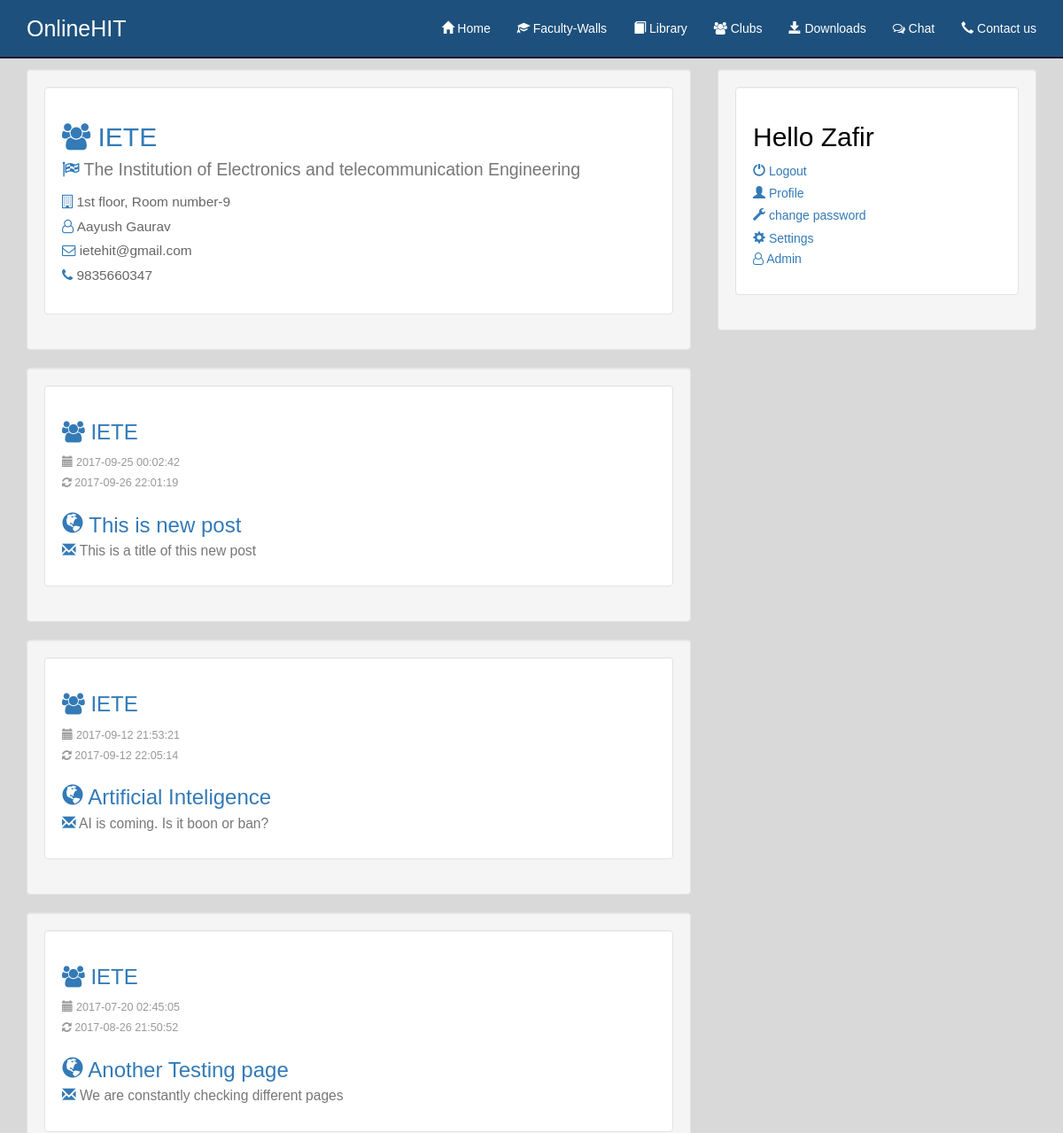
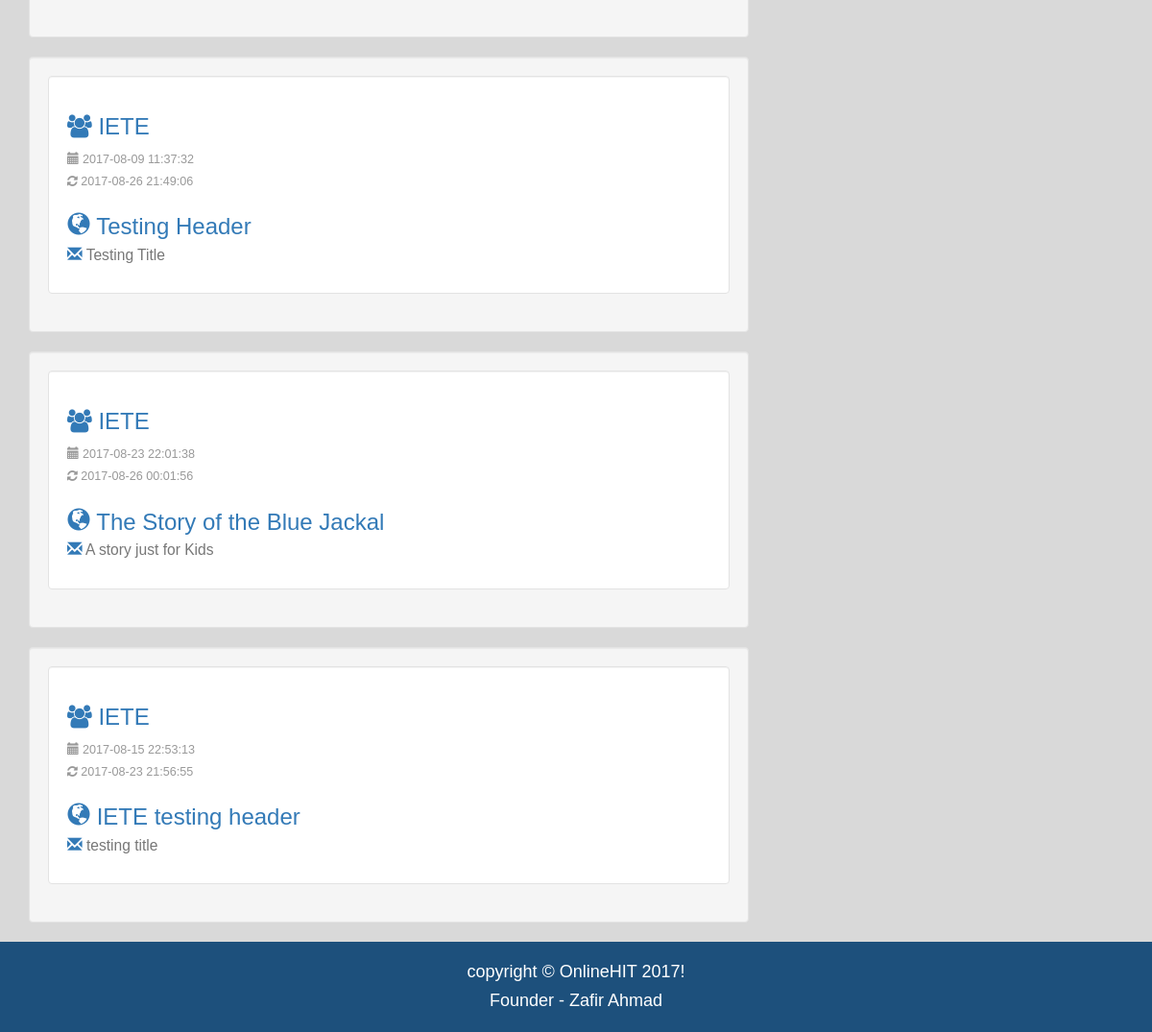
The app's page /iete.php (signed in) with its own data (2 pictures, top to bottom).
### tables this page shows
CREATE TABLE IF NOT EXISTS `club_news` (
`id` int(11) NOT NULL,
  `posted_by` int(11) NOT NULL,
  `group_name` varchar(10) NOT NULL,
  `heading` varchar(75) NOT NULL,
  `title` varchar(200) NOT NULL,
  `body` text NOT NULL,
  `slug` varchar(32) NOT NULL,
  `generated` timestamp NULL DEFAULT NULL,
  `created` timestamp NOT NULL DEFAULT CURRENT_TIMESTAMP ON UPDATE CURRENT_TIMESTAMP,
  `updated` timestamp NULL DEFAULT NULL,
  `updated_by` int(11) DEFAULT NULL,
  `deleted` timestamp NULL DEFAULT NULL,
  `deleted_by` int(11) DEFAULT NULL,
  `hidden` int(1) NOT NULL DEFAULT '0'
);

CREATE TABLE IF NOT EXISTS `users` (
`user_id` int(11) NOT NULL,
  `username` varchar(50) NOT NULL,
  `password` varchar(32) NOT NULL,
  `first_name` varchar(30) NOT NULL,
  `last_name` varchar(30) NOT NULL,
  `email` varchar(1024) NOT NULL,
  `email_code` varchar(32) NOT NULL,
  `active` int(11) NOT NULL DEFAULT '0',
  `type` varchar(20) NOT NULL DEFAULT '0',
  `department` varchar(5) NOT NULL,
  `member` varchar(20) DEFAULT NULL,
  `year` int(1) NOT NULL,
  `uni_roll` bigint(20) DEFAULT NULL,
  `uni_reg` bigint(20) DEFAULT NULL,
  `college_id` varchar(20) DEFAULT NULL,
  `course_duration` int(2) NOT NULL,
  `batch` int(1) NOT NULL,
  `gender` varchar(1) NOT NULL,
  `allow_email` int(1) NOT NULL DEFAULT '1',
  `profile` varchar(55) NOT NULL,
  `details` int(1) NOT NULL DEFAULT '0',
  `faculty` int(1) NOT NULL DEFAULT '0',
  `joined_on` timestamp NOT NULL DEFAULT CURRENT_TIMESTAMP ON UPDATE CURRENT_TIMESTAMP
);

### iete.php (called while the page is built, shortened)
<?php
include "core/init.php";
include "includes/overall/header.php";
	iete_official_card();
	find_pages('iete');
?>
<?php include "includes/overall/footer.php";?>

### core/functions/cards.php (called while the page is built)
<?php
	function iete_official_card()
	{
		$name 			= 'IETE';
		$title 			= 'The Institution of Electronics and telecommunication Engineering';
		$office 		= '1st floor, Room number-9';
		$head 			= 'Aayush Gaurav';
		$email 			= 'ietehit@gmail.com';
		$contact 		= '9835660347';
		make_club_card($name,$title,$office,$head,$email,$contact);
	}
 ?>

### core/functions/general.php (called while the page is built, shortened)
<?php
	function sanitize($data)
	{
		global $db;
		return htmlentities(strip_tags(mysqli_real_escape_string($db,$data)));
	}
		?>

### core/functions/users.php (called while the page is built, shortened)
			<?php
function user_data($user_id)
{
	global $db;
	$user_id = (int)$user_id;
	$func_num_args = func_num_args();
	$func_get_args = func_get_args();
	if($func_num_args > 1){
		unset($func_get_args[0]);
		$fields 	= "`".implode("`, `", $func_get_args)."`";
		if($result 	= $db->query("SELECT $fields FROM `users` WHERE `user_id` = $user_id"))
		{
			$data 		= $result->fetch_assoc();
			return $data;
		}
	}
}
function logged_in(){
	return (isset($_SESSION['user_id'])) ? true : false;
}
?>

### core/init.php (called while the page is built, shortened)
<?php
	require "database/connect.php";
	require "functions/users.php";
	require "functions/general.php";
	require "functions/pages.php";
	require "functions/cards.php";
	if(logged_in() === true)
	{
		$session_user_id = $_SESSION['user_id'];
		$user_data = user_data($session_user_id,'user_id','username','password','first_name','last_name','email','email_code','type','department','member','year','batch','gender','details','uni_roll','uni_reg','college_id','faculty');
	}
?>

### core/functions/pages.php (the view, shortened to what this page needs)
			<?php
function find_pages($group)
{
	global $db;
	$group = sanitize($group);
	if($result = $db->query("SELECT * FROM `club_news` WHERE `hidden` = 0 AND `group_name` = '$group' ORDER BY `created` DESC LIMIT 50"))
	{
		while($row = $result->fetch_object())
		{
			?>
		<div class="well">
			<div class="well well-wb">
				<h3><a href="<?php echo $row->group_name.'.php'; ?>">
					<span class="fa fa-users" aria-hidden="true"></span> <?php echo strtoupper($row->group_name); ?></a>
				</h3>
				<ul>
					<li title="Posted on" class="time">
						<span class="glyphicon glyphicon-calendar" aria-hidden="true"></span>
						<?php echo $row->generated; ?>
					</li>
					<?php
						if($row->updated !== NULL)
						{
							?>
					<li class="time"  title="Updated on">
						<span class="fa fa-refresh" aria-hidden="true"></span> <?php echo $row->updated; ?>
					</li>
							<?php
						}
					 ?>
					<li>
						<h3><a href="viewpage.php?slug=<?php echo $row->slug; ?>">
							<span class="glyphicon glyphicon-globe"></span>
								<?php echo $row->heading; ?>
							</a>
							<br>
							<small>
							<span class="glyphicon glyphicon-envelope well-blue"></span>
								<?php echo $row->title; ?>
							</small>
						</h3>
					</li>
				</ul>
			</div>
		</div>
			<?php
		}
	}
}
	?>
	<?php
function make_club_card($name,$title,$office,$head,$email,$contact)
{
				?>
	<div class="well">
		<div class="well well-wb">
			<h2><a href="iete.php"><span class="fa fa-users" aria-hidden="true"></span> <?php echo $name; ?> </a><br>
				<small>
				<span class="fa fa-flag-checkered well-blue" aria-hidden="true"></span>
					<?php echo $title; ?>
				</small>
			</h2>
			<ul>
				<li class="time-h" title='Office address'>
					<span class="fa fa-building-o well-blue" aria-hidden="true"></span>
						<?php echo $office; ?>
				</li>
				<li class="time-h" title="Head of the organisation">
					<span class="fa fa-user-o well-blue" aria-hidden="true"></span>
						<?php echo $head; ?>
				</li>
				<li class="time-h" title="Email: <?php echo $email; ?>">
					<span class="fa fa-envelope-o well-blue" aria-hidden="true"></span>
						<?php echo $email; ?>
				</li>
				<li class="time-h" title="Contact no: <?php echo $contact; ?>">
					<span class="fa fa-phone well-blue" aria-hidden="true"></span>
						<?php echo $contact; ?>
				</li>
			</ul>
		</div>
	</div>
	<?php
}
?>

### includes/overall/header.php
<!DOCTYPE html>
<html>
<?php include 'includes/head.php'; ?>
<body>
	<?php include 'includes/header.php'; ?>
	<section class="container gsp">
		<div class="row">
			<div class="col-md-8"  id='main_body'>

### includes/head.php (shortened to what this page needs)
<head>
	<link rel="stylesheet" type="text/css" href="css/bootstrap.css">
	<link rel="stylesheet" href="https://maxcdn.bootstrapcdn.com/bootstrap/3.3.7/css/bootstrap.min.css">
	<link rel="stylesheet" type="text/css" href="https://maxcdn.bootstrapcdn.com/font-awesome/4.7.0/css/font-awesome.min.css">
	<link rel="stylesheet" type="text/css" href="css/main.css">
	<link rel="stylesheet" type="text/css" href="css/general.css">
	<link rel="stylesheet" type="text/css" href="css/main.css">
	<link rel="stylesheet" type="text/css" href="css/chat.css">
</head>

### includes/header.php (shortened to what this page needs)
<header>
	<nav class="navbar navbar-default navbar-fixed-top">
	  <div class="container">
	    <div class="navbar-header">
	      <a class="navbar-brand" href="index.php" id='header'>
	       OnlineHIT</a>
	    </div>
	    <div class="collapse navbar-collapse" id="myNavbar">
	      <?php include 'includes/menu.php'; ?>
	    </div>
	  </div>
	</nav>
</header>

### includes/menu.php (shortened to what this page needs)
<ul class="nav navbar-nav navbar-right">
		<li><a href="index.php"><span class="glyphicon glyphicon-home" aria-hidden="true"></span> Home</a></li>
		<li><a href="facultywalls.php"><span class="glyphicon glyphicon-education" aria-hidden="true"></span> Faculty-Walls</a></li>
		<li><a href="library.php"><span class="glyphicon glyphicon-book" aria-hidden="true"></span> Library</a></li>
		<li><a href="clubs.php"><span class="fa fa-users" aria-hidden="true"></span> Clubs</a></li>
		<li><a href="downloads.php"><span class="glyphicon glyphicon-save" aria-hidden="true"></span> Downloads</a></li>
		<li><a href="chatlist.php"><span class="fa fa-comments-o"></span> Chat</a></li>
		<li><a href="contact.php"><span class="glyphicon glyphicon-earphone" aria-hidden="true"></span> Contact us</a></li>
</ul>

### includes/overall/footer.php (shortened to what this page needs)
</div>
			<div class="col-md-4">
				<?php include 'includes/aside.php'; ?>
			</div>
	</section>
<?php include 'includes/footer.php'; ?>
</body>
</html>

### includes/aside.php (shortened to what this page needs)
<aside class="well">
	<?php
		if(logged_in() === true)
		{
			include "includes/widgets/loggedin.php";
		}
		else
		{
			include 'includes/widgets/login.php';
		}
	 ?>
</div>

### includes/widgets/loggedin.php (shortened to what this page needs)
<div class="widget" id='aside_menu'>
	<div class="inner well well-wb">
	<h2>Hello <?php echo $user_data['first_name']; ?></h2>
	<ul>
		<li><a href="logout.php">
		<span class="glyphicon glyphicon-off" aria-hidden="true"></span> Logout </a></li>
		<li><a href="<?php echo $user_data['username']; ?>">
		<span class="glyphicon glyphicon-user" aria-hidden="true"></span> Profile</a></li>
		<li><a href="changepassword.php">
		<span class="glyphicon glyphicon-wrench" aria-hidden="true"></span> change password</a></li>
		<li><a href="settings.php">
		<span class="glyphicon glyphicon-cog" aria-hidden="true"></span> Settings</a></li>
				<?php
			if($user_data['type'] == 'admin')
			{
				?>
					<a href="admin.php"><i class="fa fa-user-o"></i> Admin</a>
				<?php
			}
		 ?>
	</ul>
	</div>
</div>

### includes/footer.php
<footer>
	<h4> copyright &copy; OnlineHIT 2017! </h4>
	<h4>Founder - Zafir Ahmad</h4>
</footer>

### css/main.css (style rules this page uses)
.navbar { padding-top:7px; padding-bottom:7px; border-top: 0px; border-left: 0px; border-right: 0px; border-radius: 0px; border-bottom: 2px solid orange; }
#main_body { min-height: 800px; }
#header { font-size: 25px; }
ul { list-style-type: none; }
.navbar-default { background-color: #35424a; border-color: #1c1a19; }
.navbar-default .navbar-brand { color: #ffa500; }
.navbar-default .navbar-nav > li > a { color: #ffa500; }
.navbar-default .navbar-collapse, .navbar-default .navbar-form { border-color: #ffa500; }
.navbar-default { background-color: #337ab7; border-color: #3c4c7c; }
.navbar-default .navbar-brand { color: #f8feff; }
.navbar-default .navbar-nav > li > a { color: #f8feff; }
.navbar-default .navbar-collapse, .navbar-default .navbar-form { border-color: #f8feff; }
.navbar-default { background-color: #1d507c; border-color: #101934; }
.navbar-default .navbar-brand { color: #ffffff; }
.navbar-default .navbar-nav > li > a { color: #ffffff; }
.navbar-default .navbar-collapse, .navbar-default .navbar-form { border-color: #ffffff; }
* { margin:0; padding: 0; }
body { font-family:arial; line-height: 1.5em; background-color: #d9d9d9; border-right: 0; }
ul li { list-style-type: none; line-height:1.8em; }
header { background-color: #35424a; color: white; border-bottom: 3px solid orange; }
nav ul li a { color: orange; }
aside { padding: 20px; }
footer { background-color: #1d507c; color:#ffffff; text-align: center; padding:12px 0 12px 0; }
.gsp { margin-top: 75px; }

### css/general.css (style rules this page uses)
.well-wb { background-color: white; color: black; }
.time { color: #999999; font-size: 0.9em; }
.time-h { color: #666666; font-size: 1.1em; }
.well-blue { color: #337ab7; }

### records on screen
club_news: group_name "IETE", generated "2017-09-25 00:02:42", updated "2017-09-26 22:01:19", heading "This is new post", title "This is a title of this new post"
club_news: group_name "IETE", generated "2017-09-12 21:53:21", updated "2017-09-12 22:05:14", heading "Artificial Inteligence", title "AI is coming. Is it boon or ban?"
club_news: group_name "IETE", generated "2017-07-20 02:45:05", updated "2017-08-26 21:50:52", heading "Another Testing page", title "We are constantly checking different pages"
club_news: group_name "IETE", generated "2017-08-09 11:37:32", updated "2017-08-26 21:49:06", heading "Testing Header", title "Testing Title"
club_news: group_name "IETE", generated "2017-08-23 22:01:38", updated "2017-08-26 00:01:56", heading "The Story of the Blue Jackal", title "A story just for Kids"
club_news: group_name "IETE", generated "2017-08-15 22:53:13", updated "2017-08-23 21:56:55", heading "IETE testing header", title "testing title"
users: first_name "Zafir"

### other values on screen
$name "IETE"
$title "The Institution of Electronics and telecommunication Engineering"
$office "1st floor, Room number-9"
$head "Aayush Gaurav"
$email "ietehit@gmail.com"
$contact "9835660347"
